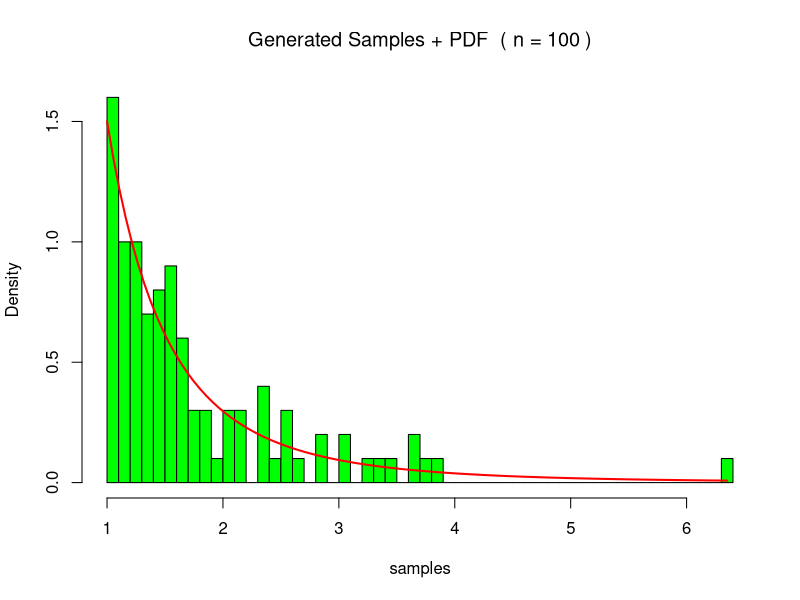
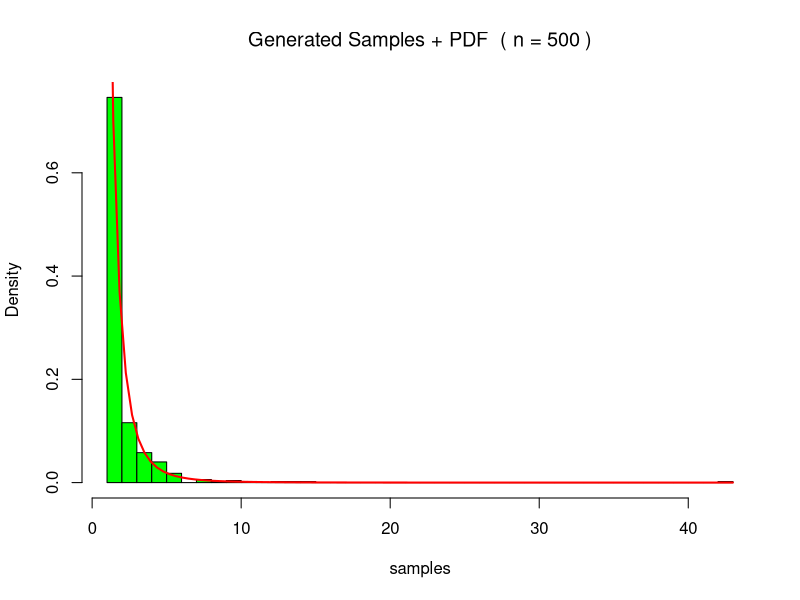
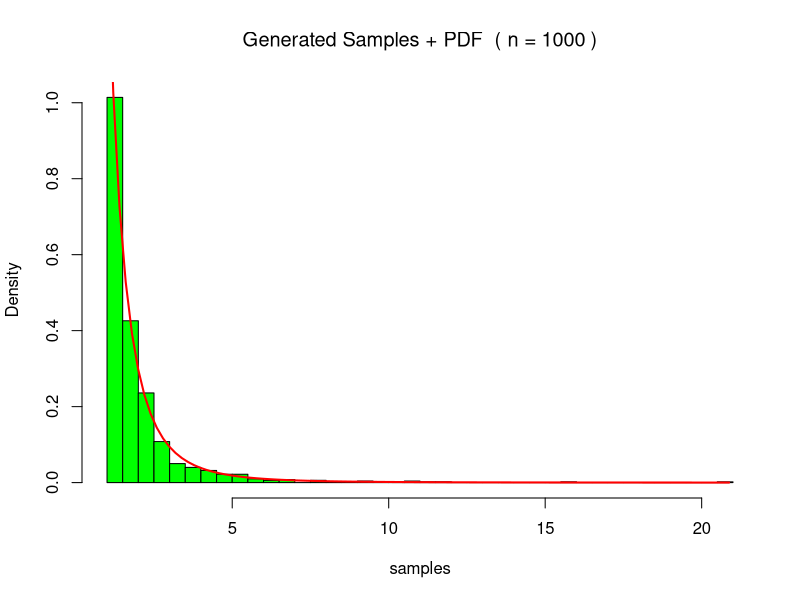
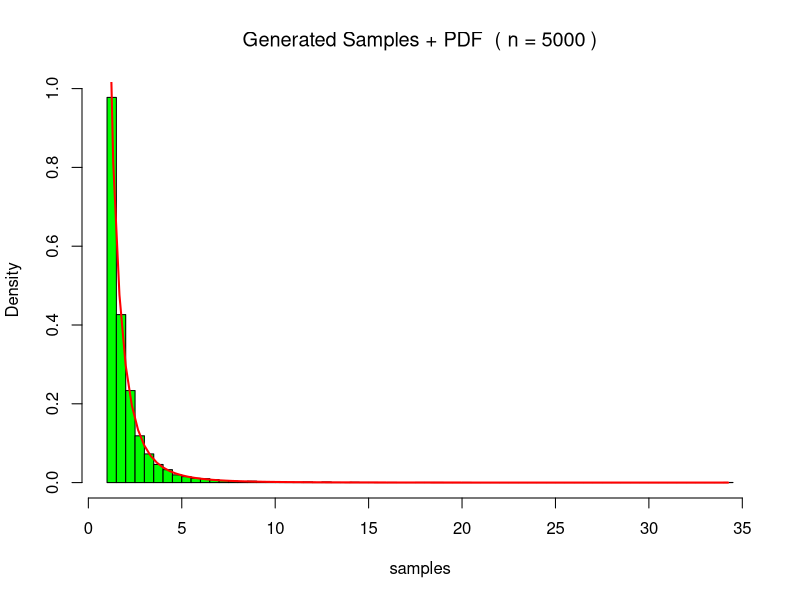
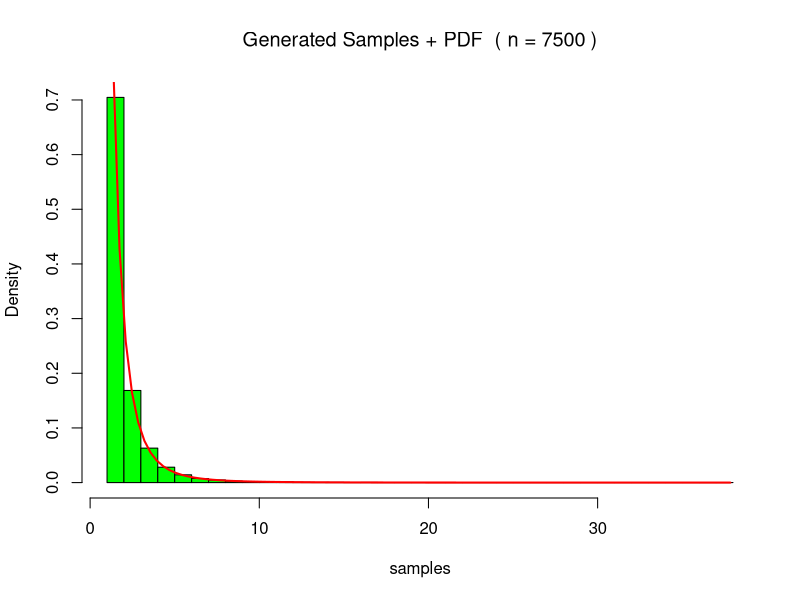
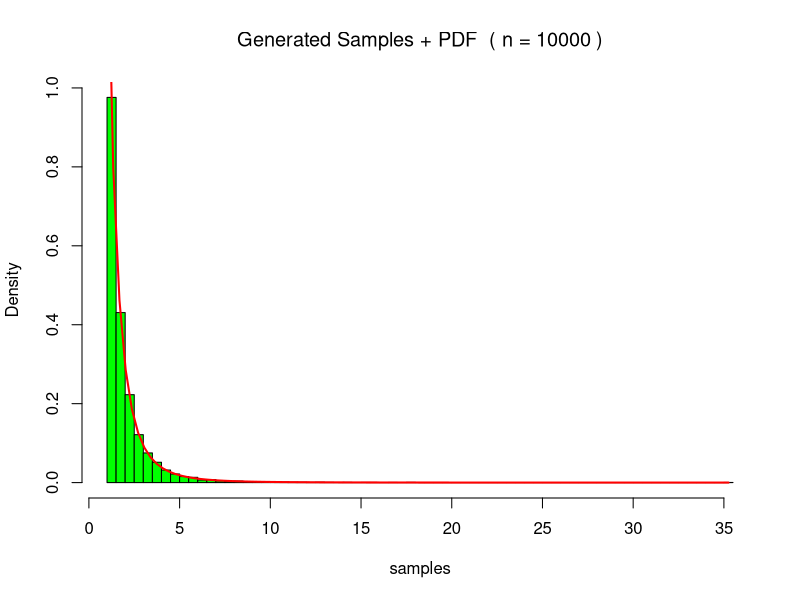
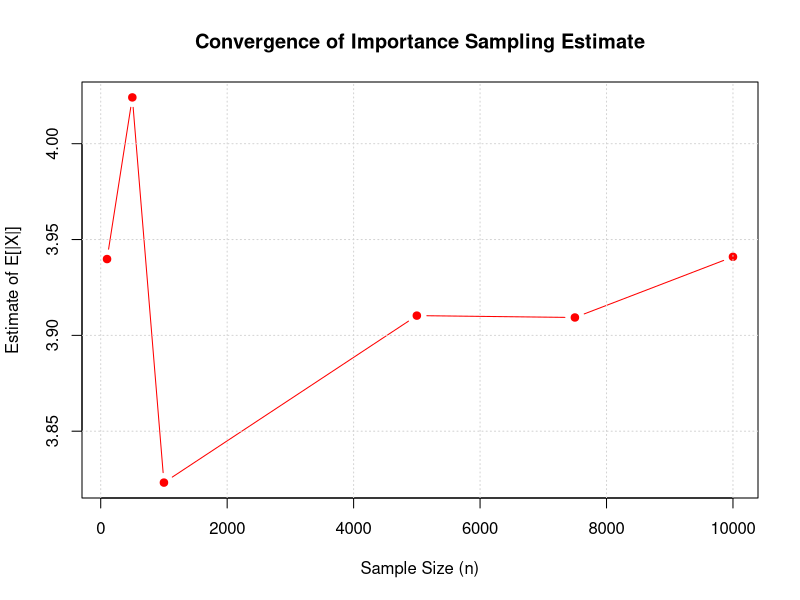

R code for these plots, in order:
set.seed(963)

##### Section 1 - Define Functions #####
f=function(x, mu, a, k) {
  ifelse(x >= mu, (a * ((k - mu + x) / k)^(-a - 1)) / k, 0)
}

# CDF
F <- function(x, mu, a, k) {
  ifelse(x < mu, 0, 1 - ( (k - mu + x)/k )^(-a))
}

# Inverse CDF
F_inv=function(u, mu, a, k) { 
  return(k * (1 - u)^(-1 / a) - k + mu)
}


g <- function(x, lambda, mu) {
  ifelse(x >= mu, lambda * exp(-lambda * (x - mu)), 0)
}

##### Section 2 - Set Parameters #####
"Set parameters"
a <- 3
k <- 2
mu <- 1
sample_sizes <- c(100, 500, 1000, 5000, 7500, 10000)

##### Section 3 - Inverse Transform Method #####
"We are going to use the inverse transform method"
inverse_transform_method <- function(n, a, k, mu) {
  # Generate Uniform Samples
  u <- runif(n)
  samples <- F_inv(u, mu, a, k)
  
  # Plot histogram with theoretical curve overlay
  hist(samples, breaks = 50, probability = TRUE, main = bquote("Generated Samples + PDF  ( n =" ~ .(n) ~ ")"), col = "green")
 
  # Theoretical PDF for comparison
  curve(f(x, mu, a, k), from = mu, to = max(samples), add = TRUE, col = "red", lwd = 2)
   
  # Make your comparison quantitative by using a goodness-of-fit method
  ks.test(samples, function(x) F(x, mu, a, k))
}

statistics <- sapply(sample_sizes, function(n) inverse_transform_method(n, a, k, mu))
print(statistics)

##### Section 4 - Importance Sampling #####
importance_sampling <- function(n, a, k, mu) {
  # Importance Sampling Estimator of E[|X|]
  
  lambda = 0.5
  samples <- rexp(n, lambda) + mu
  
  # Calculate weights
  weights <- f(samples, a, k, mu) / g(samples, lambda, mu)
  
  # Estimate E[|X|]
  estimate <- sum(abs(samples) * weights) / sum(weights)
  
  return(estimate)
}

# Run for various sample sizes
estimates <- sapply(sample_sizes, function(n) importance_sampling(n, a, k, mu))
print(estimates)

# Plot convergence
plot(sample_sizes, estimates, type = "b", pch = 19, col = "red",
     xlab = "Sample Size (n)", ylab = "Estimate of E[|X|]",
     main = "Convergence of Importance Sampling Estimate")
grid()


